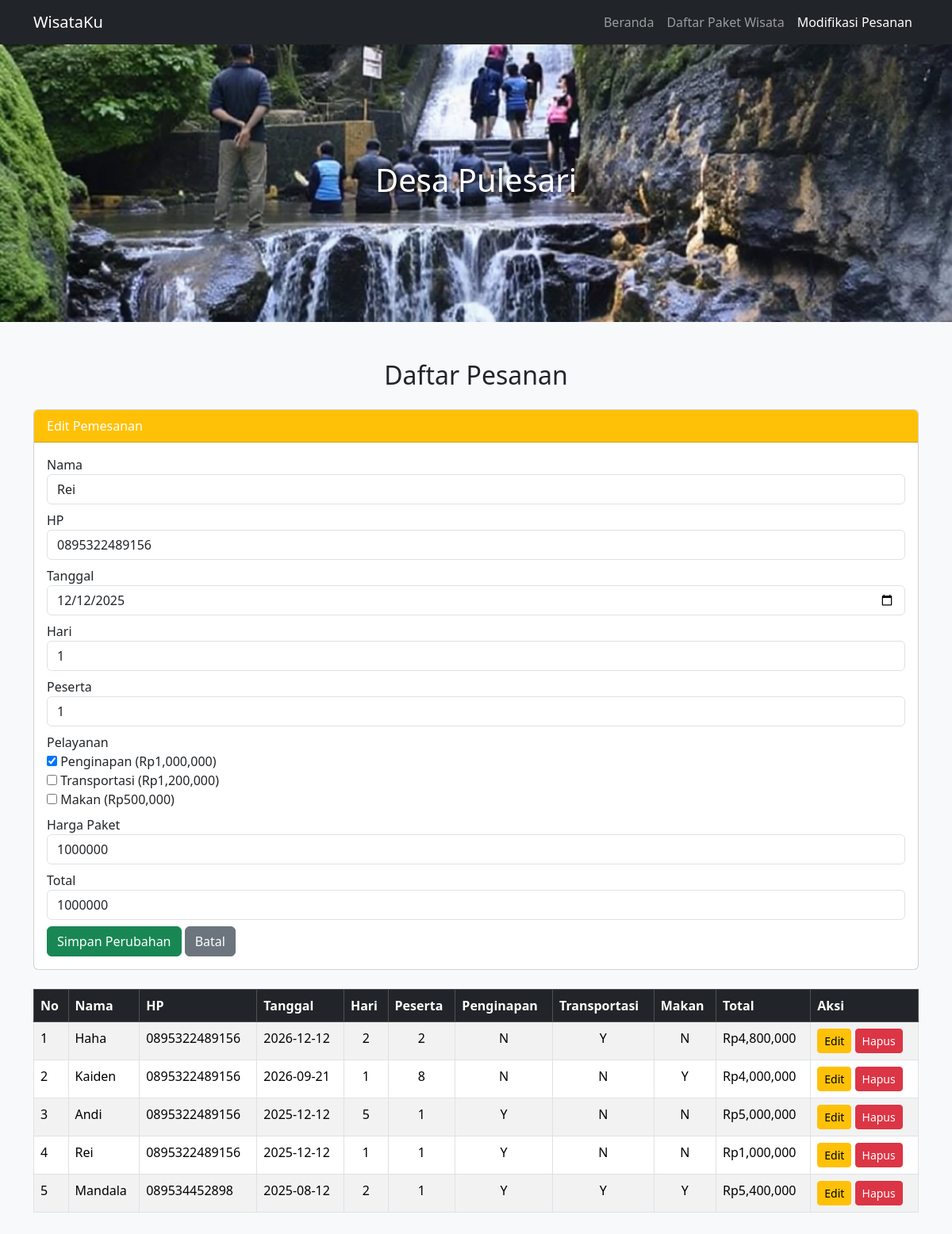
/modifikasi_pesanan.php?edit=10, run on the app's committed database.
### tables this page shows
CREATE TABLE `pemesanan` (
  `id` int(11) NOT NULL,
  `nama` varchar(100) DEFAULT NULL,
  `hp` varchar(20) DEFAULT NULL,
  `tanggal_pesan` date DEFAULT NULL,
  `hari` int(11) DEFAULT NULL,
  `peserta` int(11) DEFAULT NULL,
  `penginapan` char(1) DEFAULT NULL,
  `transportasi` char(1) DEFAULT NULL,
  `makan` char(1) DEFAULT NULL,
  `harga_paket` int(11) DEFAULT NULL,
  `total_tagihan` int(11) DEFAULT NULL
);

### modifikasi_pesanan.php (the view, shortened to what this page needs)
<?php
$conn = mysqli_connect("localhost", "root", "", "db_wisata");
$dataEdit = null;
if (isset($_GET['edit'])) {
    $id = $_GET['edit'];
    $result = mysqli_query($conn, "SELECT * FROM pemesanan WHERE id='$id'");
    $dataEdit = mysqli_fetch_assoc($result);
}
$harga_layanan = [
    'penginapan' => 1000000,
    'transportasi' => 1200000,
    'makan' => 500000
];
$data = mysqli_query($conn, "SELECT * FROM pemesanan ORDER BY id DESC");
?>
<!DOCTYPE html>
<html lang="id">
<head>
<link href="https://cdn.jsdelivr.net/npm/bootstrap@5.3.2/dist/css/bootstrap.min.css" rel="stylesheet">
</head>
<body class="bg-light">
<nav class="navbar navbar-expand-lg navbar-dark bg-dark">
    <div class="container">
        <a class="navbar-brand" href="index.php">WisataKu</a>
        <div class="collapse navbar-collapse" id="navbarNav">
            <ul class="navbar-nav ms-auto">
                <li class="nav-item"><a class="nav-link" href="index.php">Beranda</a></li>
                <li class="nav-item"><a class="nav-link" href="#paket">Daftar Paket Wisata</a></li>
                <li class="nav-item"><a class="nav-link active" href="modifikasi_pesanan.php">Modifikasi Pesanan</a></li>
            </ul>
        </div>
    </div>
</nav>
<div class="header">
    <h1>Desa Pulesari</h1>
</div>
<div class="container my-5">
<h2 class="text-center mb-4">Daftar Pesanan</h2>
<?php if ($dataEdit): ?>
<div class="card mb-4">
    <div class="card-header bg-warning text-white">Edit Pemesanan</div>
    <div class="card-body">
        <form method="post" id="formPemesanan">
            <div class="mb-2">
                <label>Nama</label>
                <input type="text" name="nama" class="form-control" value="<?= $dataEdit['nama'] ?>" required>
            </div>
            <div class="mb-2">
                <label>HP</label>
                <input type="text" name="hp" class="form-control" value="<?= $dataEdit['hp'] ?>" required>
            </div>
            <div class="mb-2">
                <label>Tanggal</label>
                <input type="date" name="tanggal" class="form-control" value="<?= $dataEdit['tanggal_pesan'] ?>" required>
            </div>
            <div class="mb-2">
                <label>Hari</label>
                <input type="number" name="hari" id="hari" class="form-control" value="<?= $dataEdit['hari'] ?>" min="1" required>
            </div>
            <div class="mb-2">
                <label>Peserta</label>
                <input type="number" name="peserta" id="peserta" class="form-control" value="<?= $dataEdit['peserta'] ?>" min="1" required>
            </div>
            <div class="mb-2">
                <label>Pelayanan</label><br>
                <?php foreach ($harga_layanan as $layanan => $harga): ?>
                    <input type="checkbox" name="pelayanan[]" value="<?= $layanan ?>" data-harga="<?= $harga ?>"
                    <?= $dataEdit[$layanan]=='Y'?'checked':'' ?>> <?= ucfirst($layanan) ?> (Rp<?= number_format($harga) ?>)<br>
                <?php endforeach; ?>
            </div>
            <div class="mb-2">
                <label>Harga Paket</label>
                <input type="number" name="harga_paket" id="harga_paket" class="form-control" value="<?= $dataEdit['harga_paket'] ?>" readonly>
            </div>
            <div class="mb-2">
                <label>Total</label>
                <input type="number" name="total" id="total" class="form-control" value="<?= $dataEdit['total_tagihan'] ?>" readonly>
            </div>
            <button type="submit" name="update" class="btn btn-success">Simpan Perubahan</button>
            <a href="modifikasi_pesanan.php" class="btn btn-secondary">Batal</a>
        </form>
    </div>
</div>
<?php endif; ?>
<table class="table table-bordered table-striped">
<thead class="table-dark">
<tr>
    <th>No</th>
    <th>Nama</th>
    <th>HP</th>
    <th>Tanggal</th>
    <th>Hari</th>
    <th>Peserta</th>
    <th>Penginapan</th>
    <th>Transportasi</th>
    <th>Makan</th>
    <th>Total</th>
    <th>Aksi</th>
</tr>
</thead>
<tbody>
<?php $no=1; while($row = mysqli_fetch_assoc($data)): ?>
<tr>
    <td><?= $no++ ?></td>
    <td><?= $row['nama'] ?></td>
    <td><?= $row['hp'] ?></td>
    <td><?= $row['tanggal_pesan'] ?></td>
    <td class="text-center"><?= $row['hari'] ?></td>
    <td class="text-center"><?= $row['peserta'] ?></td>
    <td class="text-center"><?= $row['penginapan'] ?></td>
    <td class="text-center"><?= $row['transportasi'] ?></td>
    <td class="text-center"><?= $row['makan'] ?></td>
    <td>Rp<?= number_format($row['total_tagihan']) ?></td>
    <td>
        <a href="?edit=<?= $row['id'] ?>" class="btn btn-warning btn-sm">Edit</a>
        <a href="?hapus=<?= $row['id'] ?>" onclick="return confirm('Yakin ingin menghapus?')" class="btn btn-danger btn-sm">Hapus</a>
    </td>
</tr>
<?php endwhile; ?>
</tbody>
</table>
</div>
</body>
</html>

### modifikasi_pesanan.php (style rules this page uses)
body { background-color: #f8f9fa; }
.header { background: url('img/par2.png') center/cover no-repeat; height: 350px; color: white; display: flex; align-items: center; justify-content: center; text-shadow: 2px 2px 5px rgba(0,0,0,0.7); }

### data on the page
pemesanan: nama "Rei", hp "0895322489156", tanggal "12/12/2025", hari "1", peserta "1", penginapan "☑", harga_paket "1000000", total "1000000", tanggal_pesan "2025-12-12", penginapan "Y", transportasi "N", makan "N", total_tagihan "1,000,000"
pemesanan: nama "Haha", hp "0895322489156", tanggal_pesan "2026-12-12", hari "2", peserta "2", penginapan "N", transportasi "Y", makan "N", total_tagihan "4,800,000"
pemesanan: nama "Kaiden", hp "0895322489156", tanggal_pesan "2026-09-21", hari "1", peserta "8", penginapan "N", transportasi "N", makan "Y", total_tagihan "4,000,000"
pemesanan: nama "Andi", hp "0895322489156", tanggal_pesan "2025-12-12", hari "5", peserta "1", penginapan "Y", transportasi "N", makan "N", total_tagihan "5,000,000"
pemesanan: nama "Mandala", hp "089534452898", tanggal_pesan "2025-08-12", hari "2", peserta "1", penginapan "Y", transportasi "Y", makan "Y", total_tagihan "5,400,000"

### other printed values
$layanan "Penginapan"
$harga "1,000,000"
$layanan "Transportasi"
$harga "1,200,000"
$layanan "Makan"
$harga "500,000"
